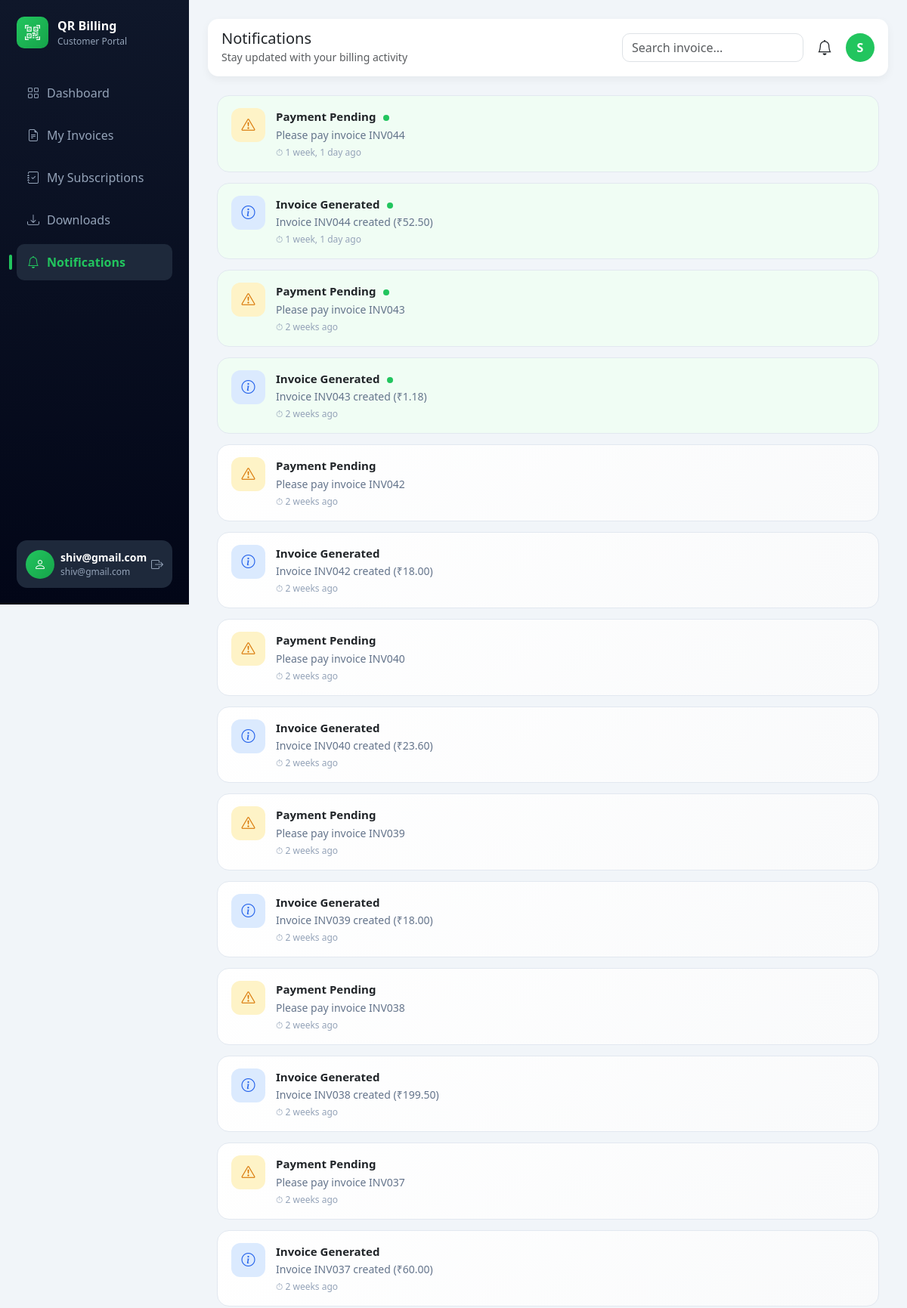
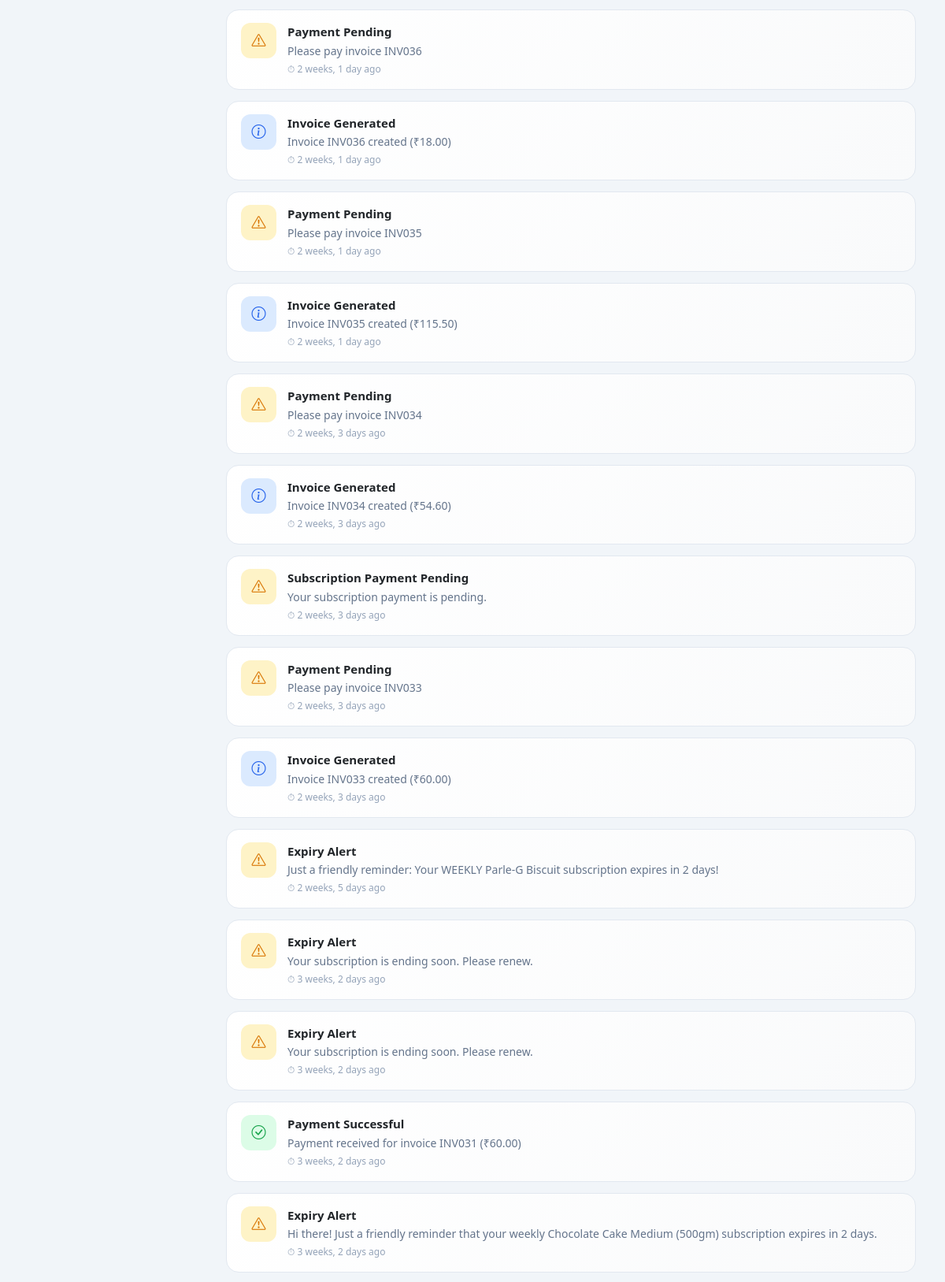
The page /billing/customer-notifications/ (signed in, upper part) on the database its author committed (2 pictures, top to bottom).
### accounts/models.py (models this page shows, shortened)
class User(AbstractUser):
    USER_TYPE = (
        ('admin', 'Admin'),
        ('customer', 'Customer'),
    )
    user_type = models.CharField(max_length=20, choices=USER_TYPE)
    phone = models.CharField(max_length=15, blank=True, null=True)
    profile_image = models.ImageField(
        upload_to='profile_images/',
        blank=True,
        null=True
    )

### notifications/models.py (models this page shows, shortened)
class Notification(models.Model):
    TYPE_CHOICES = (
        ('warning','Warning'),
        ('success','Success'),
        ('info','Info'),
    )
    user = models.ForeignKey(
        User,
        on_delete=models.CASCADE,
        related_name="user_notifications"
    )
    title = models.CharField(max_length=200)
    message = models.TextField()
    type = models.CharField(
        max_length=20,
        choices=TYPE_CHOICES
    )
    is_read = models.BooleanField(default=False)
    created_at = models.DateTimeField(auto_now_add=True)

### billing/views.py (the view)
@login_required
def customer_notifications(request):
    notifications = Notification.objects.filter(
        user=request.user
    ).order_by('-created_at')
    return render(
        request,
        "dashboard/customer_notification.html",
        {"notifications": notifications}
    )

### notifications/context_processors.py (called while the page is built)
def notification_data(request):
    if request.user.is_authenticated:
        latest_notifications = Notification.objects.filter(
            user=request.user
        ).order_by('-created_at')[:5]
        unread_notifications = Notification.objects.filter(
            user=request.user,
            is_read=False
        ).count()
    else:
        latest_notifications = []
        unread_notifications = 0
    return {
        'latest_notifications': latest_notifications,
        'unread_notifications': unread_notifications
    }

### billing/templates/dashboard/customer_notification.html (shortened to what this page needs)
{% extends "dashboard/customer_base.html" %}
{% block page_title %}
Notifications
{% endblock %}
{% block page_subtitle %}
Stay updated with your billing activity
{% endblock %}
{% block content %}
<div class="container-fluid fade-in">
{% for n in notifications %}
<div class="notification-card {% if not n.is_read %}unread{% endif %}">
<div class="notification-icon
{% if n.type == 'success' %}
icon-success
{% elif n.type == 'warning' %}
icon-warning
{% else %}
icon-info
{% endif %}
">
{% if n.type == "success" %}
<i class="bi bi-check-circle"></i>
{% elif n.type == "warning" %}
<i class="bi bi-exclamation-triangle"></i>
{% else %}
<i class="bi bi-info-circle"></i>
{% endif %}
</div>
<div class="content">
<div class="notification-title">
{{ n.title }}
{% if not n.is_read %}
<span class="unread-dot"></span>
{% endif %}
</div>
<div class="notification-message">
{{ n.message }}
</div>
<div class="notification-time">
⏱ {{ n.created_at|timesince }} ago
</div>
</div>
</div>
{% empty %}
<div class="empty-box">
<i class="bi bi-bell-slash"></i>
<h5>No Notifications</h5>
<p>You’re all caught up 🎉</p>
</div>
{% endfor %}
</div>
{% endblock %}

### billing/templates/dashboard/customer_base.html (shortened to what this page needs)
<!DOCTYPE html>
{% load static %}
<html lang="en">
<head>
<link href="https://cdn.jsdelivr.net/npm/bootstrap@5.3.2/dist/css/bootstrap.min.css" rel="stylesheet">
<link href="https://cdn.jsdelivr.net/npm/bootstrap-icons@1.11.3/font/bootstrap-icons.css" rel="stylesheet">
</head>
<body>
<div class="sidebar d-flex flex-column">
<div>
<div class="logo">
<div class="logo-box">
<i class="bi bi-qr-code-scan"></i>
</div>
<div>
<div class="logo-title">QR Billing</div>
<div class="logo-sub">Customer Portal</div>
</div>
</div>
<a href="{% url 'customer_dashboard' %}" class="nav-link {% if request.resolver_match.url_name == 'customer_dashboard' %}active{% endif %}">
<i class="bi bi-grid"></i> Dashboard
</a>
<a href="{% url 'my_invoices' %}" class="nav-link {% if request.resolver_match.url_name == 'my_invoices' %}active{% endif %}">
<i class="bi bi-file-earmark-text"></i> My Invoices
</a>
<a href="{% url 'customer_subscriptions' %}"
   class="nav-link {% if 'customer_subscriptions' in request.resolver_match.url_name %}active{% endif %}">
   <i class="bi bi-journal-check"></i>  My Subscriptions
</a>
<a href="{% url 'customer_downloads' %}" class="nav-link {% if request.resolver_match.url_name == 'customer_downloads' %}active{% endif %}">
<i class="bi bi-download"></i> Downloads
</a>
<a href="{% url 'customer_notifications' %}" class="nav-link {% if request.resolver_match.url_name == 'customer_notifications' %}active{% endif %}">
<i class="bi bi-bell"></i> Notifications
</a>
</div>
<div class="mt-auto pt-3">
<div class="customer-box d-flex align-items-center justify-content-between">
<div class="d-flex align-items-center gap-2">
<div class="customer-icon">
<i class="bi bi-person"></i>
</div>
<div>
<div class="customer-name">
{{ request.user.username|default:"Customer" }}
</div>
<div class="customer-email">
{{ request.user.email }}
</div>
</div>
</div>
<a href="{% url 'logout' %}" class="logout-icon">
<i class="bi bi-box-arrow-right"></i>
</a>
</div>
</div>
</div>
<div class="main">
<div class="topbar">
<div>
<h5 class="mb-0">{% block page_title %}{% endblock %}</h5>
<small class="text-muted">{% block page_subtitle %}{% endblock %}</small>
</div>
<div class="topbar-right">
<form method="GET" action="{% url 'customer_search' %}">
<input type="text" name="q" class="form-control search-box" placeholder="Search invoice..." value="{{ request.GET.q }}">
</form>
<div class="notif-box" onclick="window.location.href='{% url 'customer_notifications' %}'">
<i class="bi bi-bell"></i>
</div>
<div style="position:relative">
<div class="user-avatar" onclick="toggleMenu()">
{{ request.user.username|first|upper }}
</div>
</div>
</div>
</div>
<div class="fade-in">
{% block content %}{% endblock %}
</div>
</div>
</body>
</html>

### billing/templates/dashboard/customer_base.html (style rules this page uses)
body { margin:0; background:#f1f5f9; font-family:'Segoe UI',sans-serif; }
.sidebar { width:250px; height:100vh; position:fixed; background:linear-gradient(180deg,#0f172a,#020617); padding:22px; color:#94a3b8; }
.logo { display:flex; align-items:center; gap:12px; margin-bottom:35px; }
.logo-box { width:42px; height:42px; background:linear-gradient(135deg,#22c55e,#16a34a); border-radius:10px; display:flex; align-items:center; justify-content:center; color:white; font-size:20px; }
.logo-title { color:white; font-weight:600; }
.logo-sub { font-size:12px; }
.sidebar .nav-link { color:#94a3b8; margin-bottom:8px; padding:12px 14px; border-radius:10px; display:flex; align-items:center; gap:10px; transition:0.25s; }
.sidebar .nav-link.active { background:#1e293b; color:#22c55e; font-weight:600; position:relative; }
.sidebar .nav-link.active::before { content:""; position:absolute; left:-10px; top:50%; transform:translateY(-50%); width:4px; height:20px; background:#22c55e; border-radius:4px; }
.main { margin-left:250px; padding:25px; }
.topbar { display:flex; justify-content:space-between; align-items:center; margin-bottom:25px; background:white; padding:14px 18px; border-radius:14px; box-shadow:0 4px 12px rgba(0,0,0,0.05); }
.topbar-right { display:flex; align-items:center; gap:18px; }
.search-box { width:240px; border-radius:10px; }
.notif-box { position:relative; cursor:pointer; }
.notif-box i { font-size:20px; }
.sidebar { display:flex; flex-direction:column; }
.user-avatar { width:38px; height:38px; border-radius:50%; background:#22c55e; color:white; display:flex; align-items:center; justify-content:center; font-weight:600; cursor:pointer; }
.customer-box { background:#1e293b; padding:12px; border-radius:14px; color:white; }
.customer-icon { width:38px; height:38px; border-radius:50%; background:linear-gradient(135deg,#22c55e,#16a34a); display:flex; align-items:center; justify-content:center; font-size:16px; }
.customer-name { font-size:14px; font-weight:600; }
.customer-email { font-size:12px; color:#94a3b8; white-space:nowrap; overflow:hidden; text-overflow:ellipsis; max-width:130px; }
.logout-icon { color:#94a3b8; font-size:16px; transition:0.2s; }
.fade-in { animation:fadeIn 0.5s ease; }

### billing/templates/dashboard/customer_notification.html (style rules this page uses)
.notification-card { background:linear-gradient(135deg,#ffffff,#f9fafb); border-radius:16px; padding:16px 18px; margin-bottom:14px; border:1px solid #e2e8f0; display:flex; align-items:flex-start; gap:14px; transition:0.25s; position:relative; }
.notification-card::before { content:""; position:absolute; left:0; top:0; height:100%; width:4px; border-radius:10px; opacity:0; transition:0.3s; }
.notification-card.unread { background:#f0fdf4; }
.notification-icon { width:45px; height:45px; border-radius:12px; display:flex; align-items:center; justify-content:center; font-size:18px; }
.icon-success { background:#dcfce7; color:#16a34a; }
.icon-warning { background:#fef3c7; color:#d97706; }
.icon-info { background:#dbeafe; color:#2563eb; }
.icon-success ~ .content::before { background:#22c55e; }
.icon-warning ~ .content::before { background:#f59e0b; }
.icon-info ~ .content::before { background:#3b82f6; }
.notification-title { font-weight:600; font-size:15px; }
.notification-message { color:#64748b; font-size:14px; margin-top:2px; }
.notification-time { font-size:12px; color:#94a3b8; margin-top:4px; }
.unread-dot { width:8px; height:8px; background:#22c55e; border-radius:50%; display:inline-block; margin-left:6px; }
.fade-in { animation: fadeIn 0.7s ease; }

### rows shown on the page
User: user.username "shiv@gmail.com", user.email "shiv@gmail.com", user.username|first "S"
Notification: type "warning" (drawn), title "Payment Pending", is_read False (drawn), message "Please pay invoice INV044", created_at "1 week, 1 day"
Notification: type "info" (drawn), title "Invoice Generated", is_read False (drawn), message "Invoice INV044 created (₹52.50)", created_at "1 week, 1 day"
Notification: type "warning" (drawn), title "Payment Pending", is_read False (drawn), message "Please pay invoice INV043", created_at "2 weeks"
Notification: type "info" (drawn), title "Invoice Generated", is_read False (drawn), message "Invoice INV043 created (₹1.18)", created_at "2 weeks"
Notification: type "warning" (drawn), title "Payment Pending", message "Please pay invoice INV042", created_at "2 weeks"
Notification: type "info" (drawn), title "Invoice Generated", message "Invoice INV042 created (₹18.00)", created_at "2 weeks"
Notification: type "warning" (drawn), title "Payment Pending", message "Please pay invoice INV040", created_at "2 weeks"
Notification: type "info" (drawn), title "Invoice Generated", message "Invoice INV040 created (₹23.60)", created_at "2 weeks"
Notification: type "warning" (drawn), title "Payment Pending", message "Please pay invoice INV039", created_at "2 weeks"
Notification: type "info" (drawn), title "Invoice Generated", message "Invoice INV039 created (₹18.00)", created_at "2 weeks"
Notification: type "warning" (drawn), title "Payment Pending", message "Please pay invoice INV038", created_at "2 weeks"
Notification: type "info" (drawn), title "Invoice Generated", message "Invoice INV038 created (₹199.50)", created_at "2 weeks"
Notification: type "warning" (drawn), title "Payment Pending", message "Please pay invoice INV037", created_at "2 weeks"
Notification: type "info" (drawn), title "Invoice Generated", message "Invoice INV037 created (₹60.00)", created_at "2 weeks"
Notification: type "warning" (drawn), title "Payment Pending", message "Please pay invoice INV036", created_at "2 weeks, 1 day"
Notification: type "info" (drawn), title "Invoice Generated", message "Invoice INV036 created (₹18.00)", created_at "2 weeks, 1 day"
Notification: type "warning" (drawn), title "Payment Pending", message "Please pay invoice INV035", created_at "2 weeks, 1 day"
Notification: type "info" (drawn), title "Invoice Generated", message "Invoice INV035 created (₹115.50)", created_at "2 weeks, 1 day"
Notification: type "warning" (drawn), title "Payment Pending", message "Please pay invoice INV034", created_at "2 weeks, 3 days"
Notification: type "info" (drawn), title "Invoice Generated", message "Invoice INV034 created (₹54.60)", created_at "2 weeks, 3 days"
Notification: type "warning" (drawn), title "Subscription Payment Pending", message "Your subscription payment is pending.", created_at "2 weeks, 3 days"
Notification: type "warning" (drawn), title "Payment Pending", message "Please pay invoice INV033", created_at "2 weeks, 3 days"
Notification: type "info" (drawn), title "Invoice Generated", message "Invoice INV033 created (₹60.00)", created_at "2 weeks, 3 days"
Notification: type "warning" (drawn), title "Expiry Alert", message "Just a friendly reminder: Your WEEKLY Parle-G Biscuit subscription expires in 2 days!", created_at "2 weeks, 5 days"
Notification: type "warning" (drawn), title "Expiry Alert", message "Your subscription is ending soon. Please renew.", created_at "3 weeks, 2 days"
Notification: type "warning" (drawn), title "Expiry Alert", message "Your subscription is ending soon. Please renew.", created_at "3 weeks, 2 days"
Notification: type "success" (drawn), title "Payment Successful", message "Payment received for invoice INV031 (₹60.00)", created_at "3 weeks, 2 days"
Notification: type "warning" (drawn), title "Expiry Alert", message "Hi there! Just a friendly reminder that your weekly Chocolate Cake Medium (500gm) subscription expires in 2 days.", created_at "3 weeks, 2 days"
